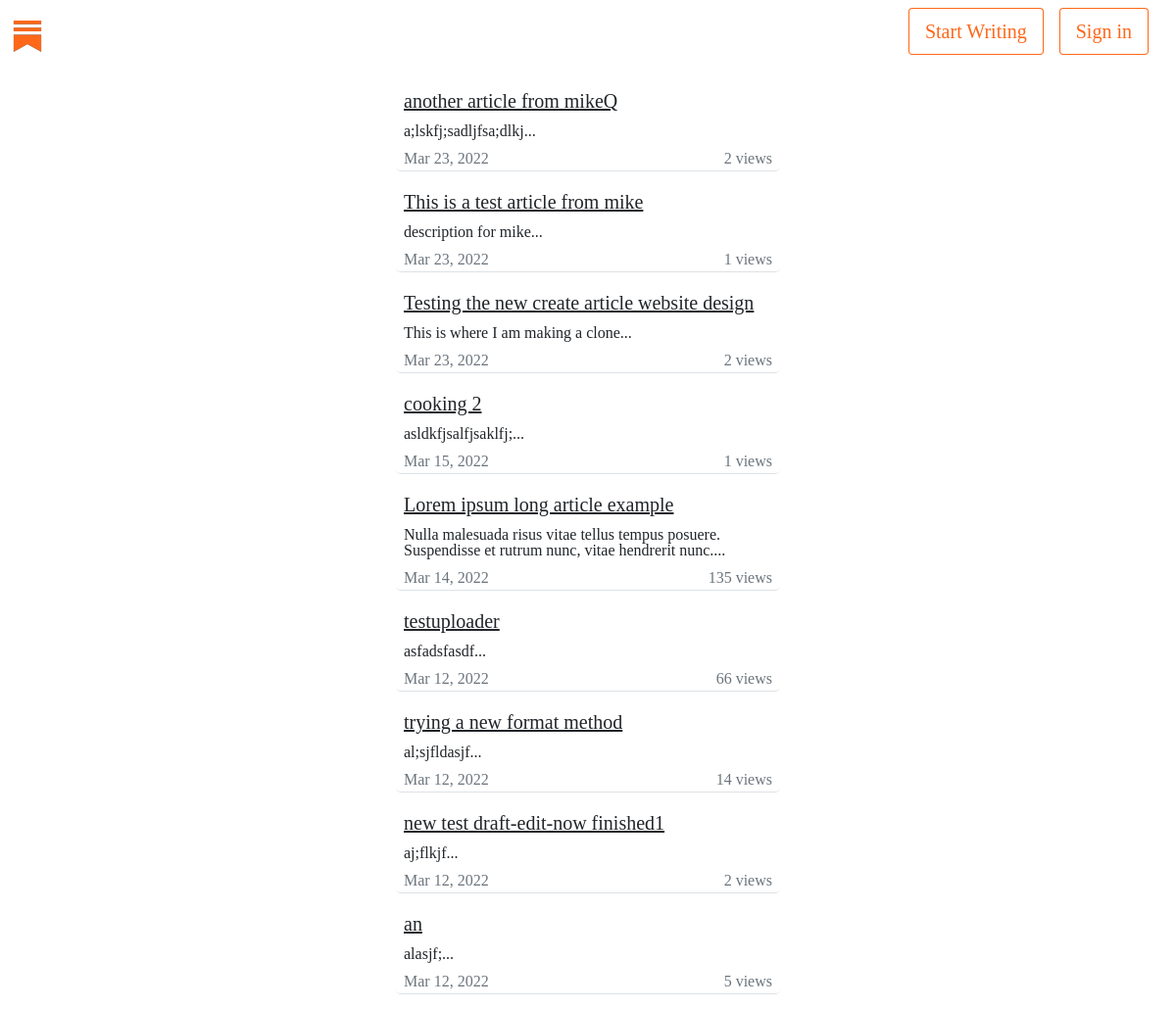
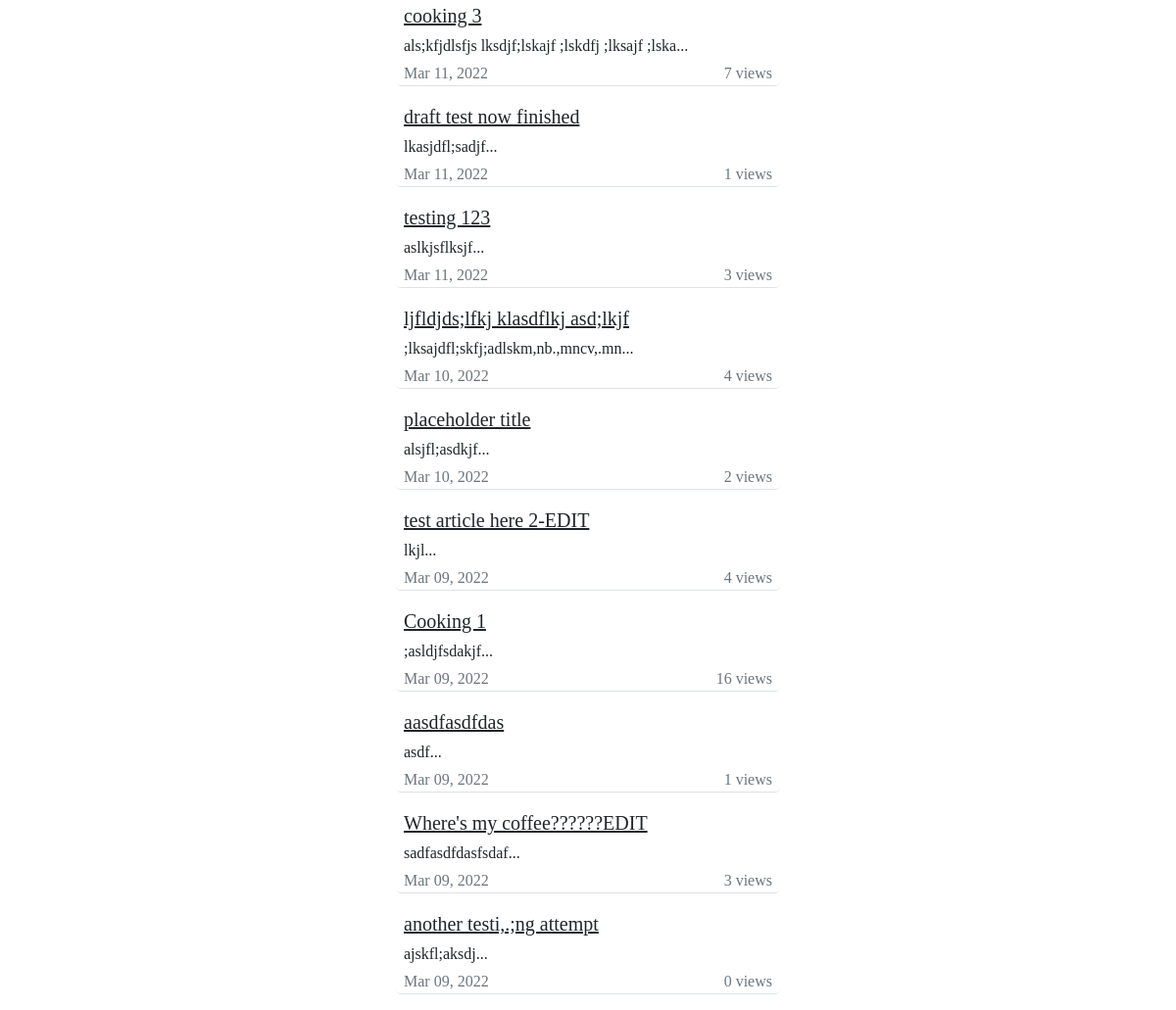
/articles/, run on an earlier commit of the app's database (2 pictures, top to bottom).
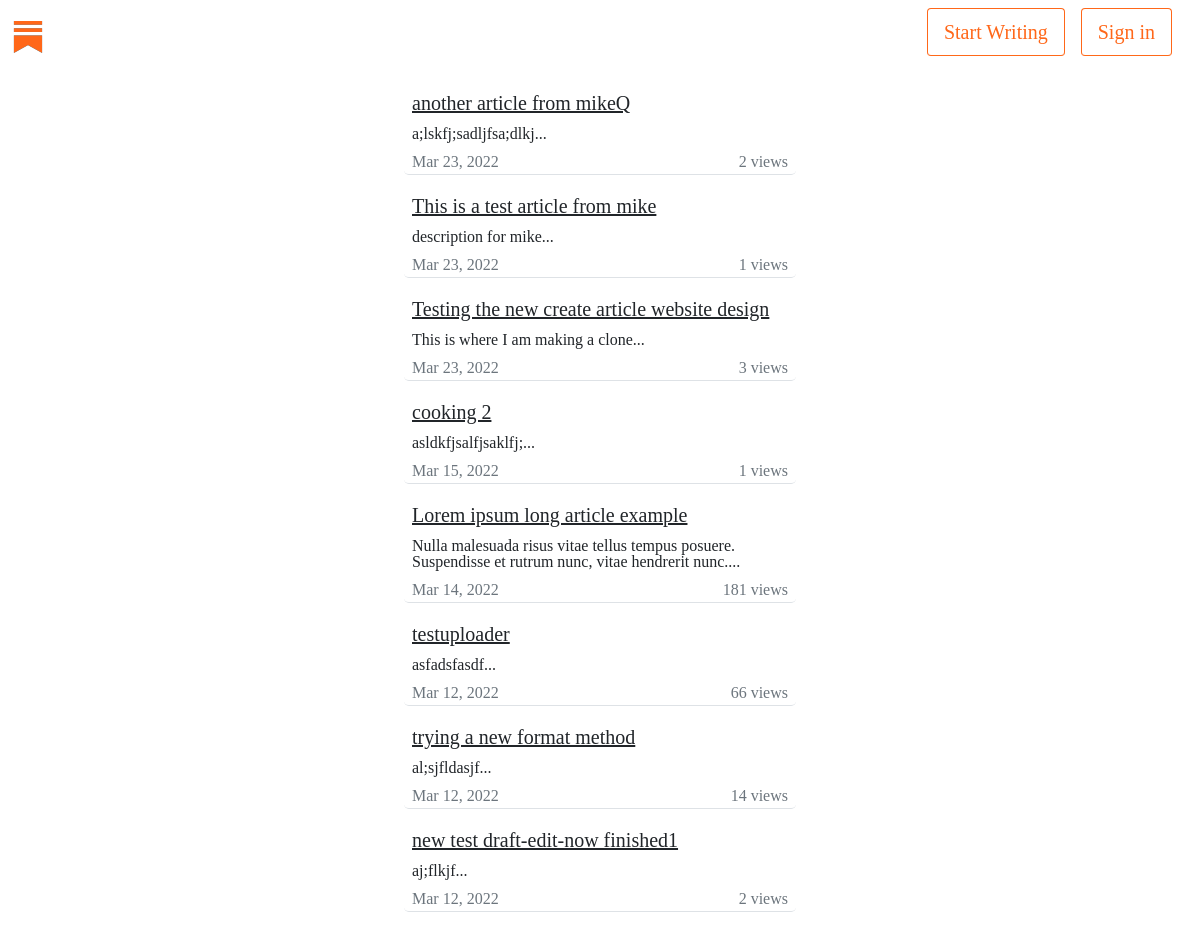
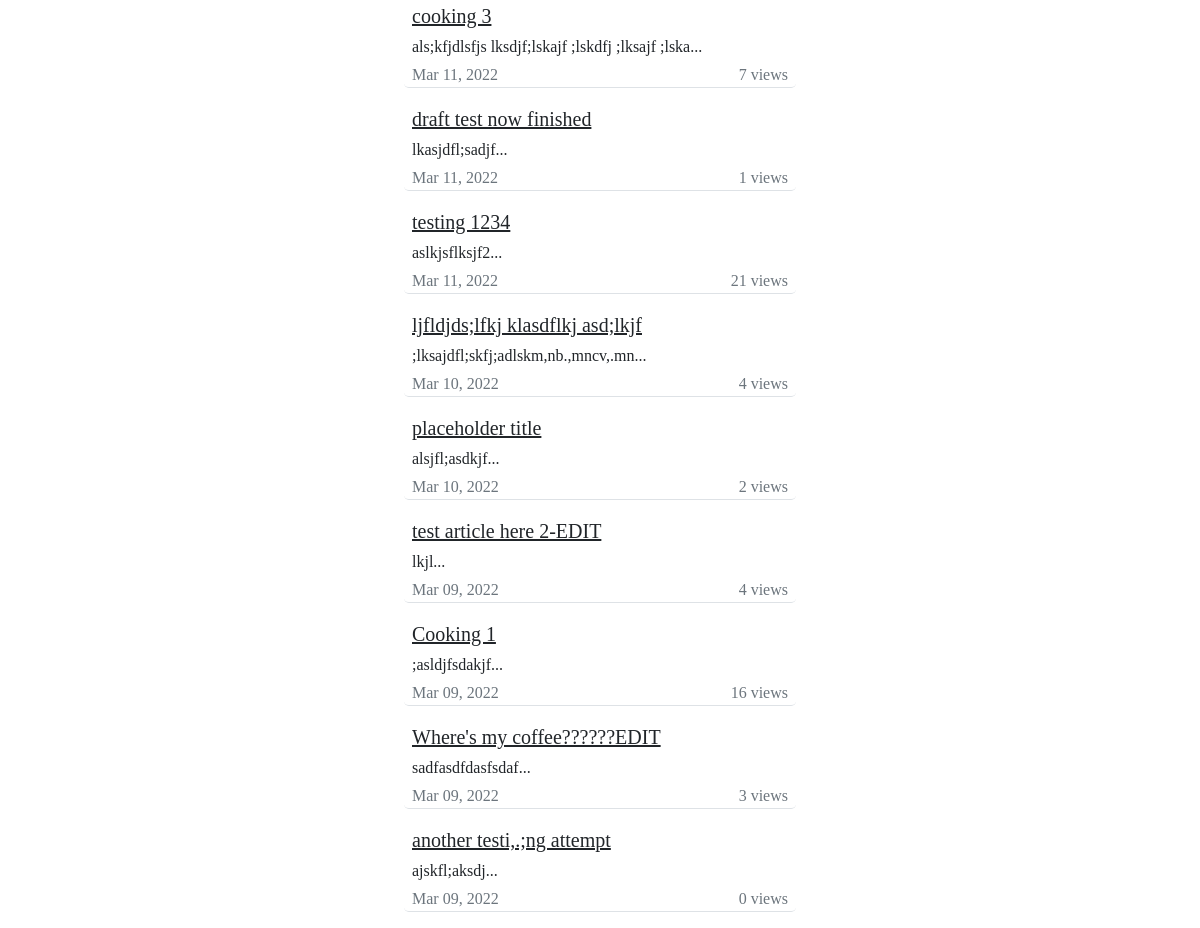
And on a later commit of the database (2 pictures, top to bottom).
### articles/models.py (models this page shows, shortened)
class Article(models.Model):
    title =         models.CharField(max_length=200)
    description =   models.CharField(max_length = 150)
    body =          RichTextUploadingField(blank = True, null=True)
    slug =          models.SlugField()
    date =          models.DateTimeField(auto_now_add = True)
    last_edited =   models.DateTimeField(auto_now = True)
    thumbnail =     models.ImageField(default='logo.png', blank = True)
    topicslist = [
        ("Business","Business"),
        ("Culinary", "Culinary"),
        ("Culture", "Culture"),
        ("Health", "Health"),
        ("Literature", "Literature"),
        ("Other", "Other"),
        ("Politics", "Politics"),
        ("Sports", "Sports"),
    ]
    topic =         models.CharField(max_length=30, null=True, blank=True, choices=topicslist)
    author =        models.ForeignKey(SubstackUser,  null=True, blank=True, on_delete=models.CASCADE)
    views =         models.IntegerField(default=0)
    is_draft =      models.BooleanField(default=False)
    REQUIRED_FIELDS = ['title',]
    def MDYdate(self):
        months= {'01':'Jan', '02':'Feb', '03':'Mar',
                '04':'Apr', '05':'May', '06':'Jun',
                '07':'Jul', '08':'Aug', '09':'Sep',
                '10':'Oct', '11':'Nov', '12':'Dec'}
        mdy = self.date.strftime("%m_%d_%Y_%-I_%M_%p").split('_')
        return f"{months[mdy[0]]} {mdy[1]}, {mdy[2]}"
    def shorten_desc(self):
        desc = self.description[0:100]
        return desc+'...'

### articles/views.py (the view)
def articles_authors(request):
    articles = Article.objects.all().filter(is_draft=False).order_by("-date")
    return render(request, 'articles/article_authors.html', context = { 'articles' : articles } )

### articles/templates/articles/article_authors.html (shortened to what this page needs)
{% extends 'default.html' %}
{% load static %}
{% block customcss %} <link rel="stylesheet" href="{% static 'styles.css' %}"> {% endblock customcss %}
{% block content %}
{% include 'snippets/generalheader.html' %}
<div class="container-fluid d-flex justify-content-center">
<div class="col-4">
    {% for article in articles %}
    <div class="border-bottom rounded-3 my-3">
        <div class="lead fs-5 mb-2 mx-2"><a class="link-dark" href="{% url 'articles:full' article.slug %}">{{article.title}}</a></div>
        <div class="fs-6 fw-light lh-1 mx-2 mb-2">{{article.shorten_desc}}</div>
    <div class="d-flex justify-content-between">
        <div class="text-muted mx-2">{{article.MDYdate}}</div>
        <div class="text-muted mx-2">{{article.views}} views</div>
    </div>
    </div>
    {% endfor %}
</div>
</div>
{% endblock content %}

What changed in the data, as far as the page shows it:
removed Article: title "an", shorten_desc "alasjf;...", MDYdate "Mar 12, 2022", views "5"
removed Article: title "aasdfasdfdas", shorten_desc "asdf...", MDYdate "Mar 09, 2022", views "1"
changed Article "Testing the new create article website design": views "2" → "3"
changed Article "Lorem ipsum long article example": views "135" → "181"
changed Article: title "testing 123" → "testing 1234"; shorten_desc "aslkjsflksjf..." → "aslkjsflksjf2..."; views "3" → "21"
